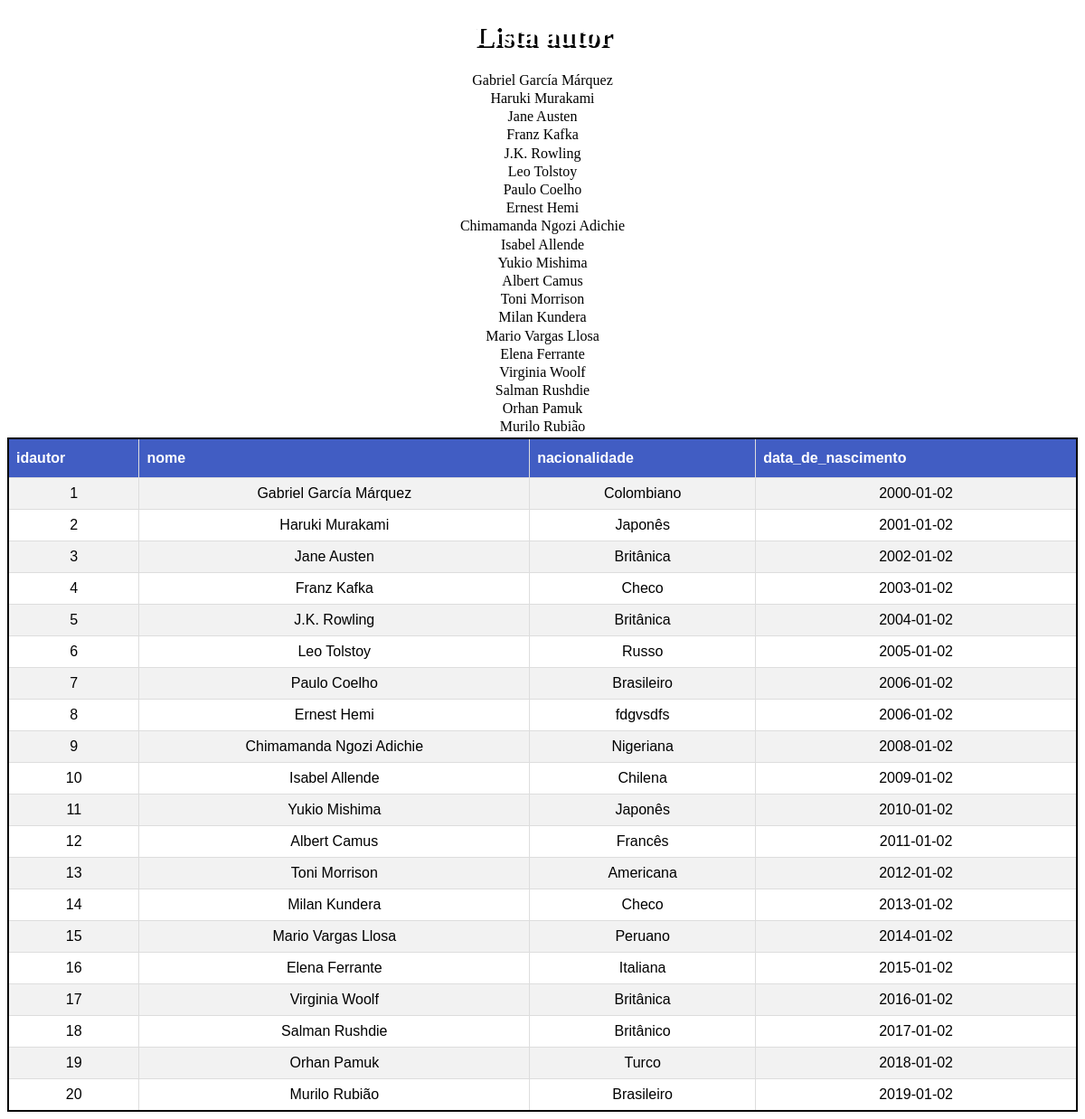
Page /autorsql.php (signed in) on the committed database.
### tables this page shows
CREATE TABLE IF NOT EXISTS `autor` (
  `idautor` INT NOT NULL AUTO_INCREMENT,
  `nome` VARCHAR(45) NOT NULL,
  `nacionalidade` VARCHAR(45) NOT NULL,
  `data_de_nascimento` DATE NOT NULL,
  PRIMARY KEY (`idautor`));

### public/autorsql.php (the view, shortened to what this page needs)
<!DOCTYPE html>
<html lang="en">
<head>
    <link rel="stylesheet" href="./css/estilo.css">
<head>
<body>
    <h1>Lista autor</h1>
    <table class= decoracao>
        <tr>
            <th>idautor</th>
            <th>nome</th>
            <th>nacionalidade</th>
            <th>data_de_nascimento</th>
        </tr>
        <?php
        require_once "../controle/conexao.php";
        $sql = "SELECT * FROM autor";
        $resultados = mysqli_query($conexao,$sql);
        while ($linha = mysqli_fetch_array($resultados)) {
            $id = $linha ['idautor'];
            $nome = $linha ['nome'];
            $nacionalidade = $linha ['nacionalidade'];
            $nascimento = $linha ['data_de_nascimento'];
            if ($id == $idautor) {
                $selecionado = 'selected';
            } else {
                $selecionado = '';
            }
            echo "<option value='$id' $selecionado>$nome</option>";
            echo "<tr>";
            echo "<td>$id</td>";
            echo "<td>$nome</td>";
            echo "<td>$nacionalidade</td>";
            echo "<td>$nascimento</td>";
            echo "</tr>";
        }
        ?>
</body>
</html>

### public/css/estilo.css (style rules this page uses)
h1 { text-shadow: 3px 3px rgb(0, 0, 0); text-align: center; color: #ffffff; }
body { background-color: #ffffff; text-align: center; }
td { border-width: 1px; border-style: solid; border-color: black; }
table { border-width: 2px; border-style: solid; border-color: black; }
.decoracao { font-family: Arial, Helvetica, sans-serif; border-collapse: collapse; width: 100%; }
.decoracao td, .decoracao th { border: 1px solid #ddd; padding: 8px; }
.decoracao tr:nth-child(even) { background-color: #f2f2f2; }
.decoracao th { padding-top: 12px; padding-bottom: 12px; text-align: left; background-color: #415dc3; color: white; }

### rows in the picture
autor: idautor "1", nome "Gabriel García Márquez", nacionalidade "Colombiano", data_de_nascimento "2000-01-02"
autor: idautor "2", nome "Haruki Murakami", nacionalidade "Japonês", data_de_nascimento "2001-01-02"
autor: idautor "3", nome "Jane Austen", nacionalidade "Britânica", data_de_nascimento "2002-01-02"
autor: idautor "4", nome "Franz Kafka", nacionalidade "Checo", data_de_nascimento "2003-01-02"
autor: idautor "5", nome "J.K. Rowling", nacionalidade "Britânica", data_de_nascimento "2004-01-02"
autor: idautor "6", nome "Leo Tolstoy", nacionalidade "Russo", data_de_nascimento "2005-01-02"
autor: idautor "7", nome "Paulo Coelho", nacionalidade "Brasileiro", data_de_nascimento "2006-01-02"
autor: idautor "8", nome "Ernest Hemi", nacionalidade "fdgvsdfs", data_de_nascimento "2006-01-02"
autor: idautor "9", nome "Chimamanda Ngozi Adichie", nacionalidade "Nigeriana", data_de_nascimento "2008-01-02"
autor: idautor "10", nome "Isabel Allende", nacionalidade "Chilena", data_de_nascimento "2009-01-02"
autor: idautor "11", nome "Yukio Mishima", nacionalidade "Japonês", data_de_nascimento "2010-01-02"
autor: idautor "12", nome "Albert Camus", nacionalidade "Francês", data_de_nascimento "2011-01-02"
autor: idautor "13", nome "Toni Morrison", nacionalidade "Americana", data_de_nascimento "2012-01-02"
autor: idautor "14", nome "Milan Kundera", nacionalidade "Checo", data_de_nascimento "2013-01-02"
autor: idautor "15", nome "Mario Vargas Llosa", nacionalidade "Peruano", data_de_nascimento "2014-01-02"
autor: idautor "16", nome "Elena Ferrante", nacionalidade "Italiana", data_de_nascimento "2015-01-02"
autor: idautor "17", nome "Virginia Woolf", nacionalidade "Britânica", data_de_nascimento "2016-01-02"
autor: idautor "18", nome "Salman Rushdie", nacionalidade "Britânico", data_de_nascimento "2017-01-02"
autor: idautor "19", nome "Orhan Pamuk", nacionalidade "Turco", data_de_nascimento "2018-01-02"
autor: idautor "20", nome "Murilo Rubião", nacionalidade "Brasileiro", data_de_nascimento "2019-01-02"
